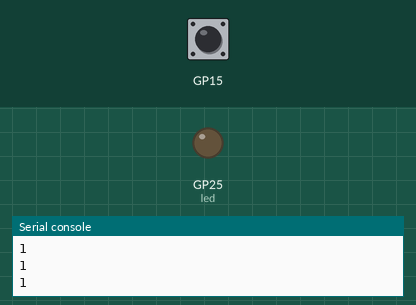
This program was run on a simulated Raspberry Pi Pico running MicroPython. On the bench: output pins drawn as LEDs (lit = HIGH), the last lines printed to the serial console. Inputs (shaded band) come from the test bench; at power-on: GP15 HIGH.

Above: at 1.2 s.
1.3 s: GP15 pulled LOW for 0.15 s
At 1.4 s:
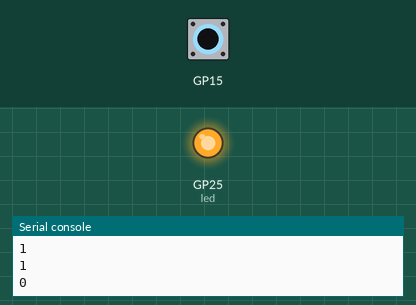
3.0 s: GP15 pulled LOW for 3.2 s
At 6.9 s:
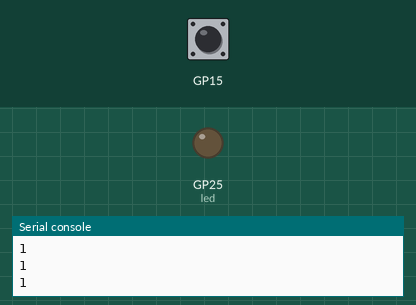
Timing chart, 0 to 8.4 s (numbered marks = the images above; inputs shaded):
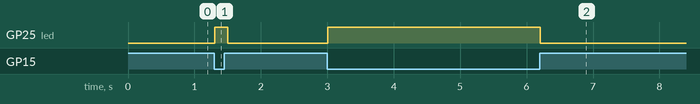

Measured:
- after the input at 1.3 s, GP25 (led): LOW → HIGH at once, → LOW 0.20 s later
- after the input at 3.0 s, GP25 (led): LOW → HIGH at once, → LOW 3.2 s later

The program:

05-button-test.py
```python
# Lab 05: Button Test
# Filename: 05-button-test.py
# Version: 1.0.0
#
# Print the value of the button in the Shell: 1 when it is released and 0
# when it is pressed. The onboard LED also lights while you hold the button.

from machine import Pin
from utime import sleep
import config

# hardware settings from config.py
BUTTON_PIN = config.BUTTON_PIN
# the LED built onto the Pico board (not set in config.py)
BUILT_IN_LED_PIN = 25

# the button connects GPIO 15 to GND
# PULL_UP holds the pin at 3.3 volts (a 1) until the button pulls it to GND (a 0)
button = Pin(BUTTON_PIN, Pin.IN, Pin.PULL_UP)
led = Pin(BUILT_IN_LED_PIN, Pin.OUT)

while True:
    value = button.value()
    print(value)
    if value == 0:       # 0 means the button is pressed
        led.on()
    else:
        led.off()
    sleep(0.1)           # wait 1/10th of a second
```

config.py
```python
# Halloween Costume Kit Configuration file
# Filename: config.py
# Version: 1.0.0
#
# This file contains the hardware configuration for the Halloween costume kit.
# It is imported by each program.
#
# The kit has a 60-pixel NeoPixel strip on GPIO 0 and one push button
# wired from GPIO 15 to GND.
NEOPIXEL_PIN = 0
NUMBER_PIXELS = 60
BUTTON_PIN = 15

# 60 pixels at full brightness can pull more than 3 amps, which is too much
# for a USB battery pack. Every program multiplies its colors by this number.
# 0.25 means one quarter brightness. Keep it at 0.3 or lower on battery power.
BRIGHTNESS = 0.25
```
